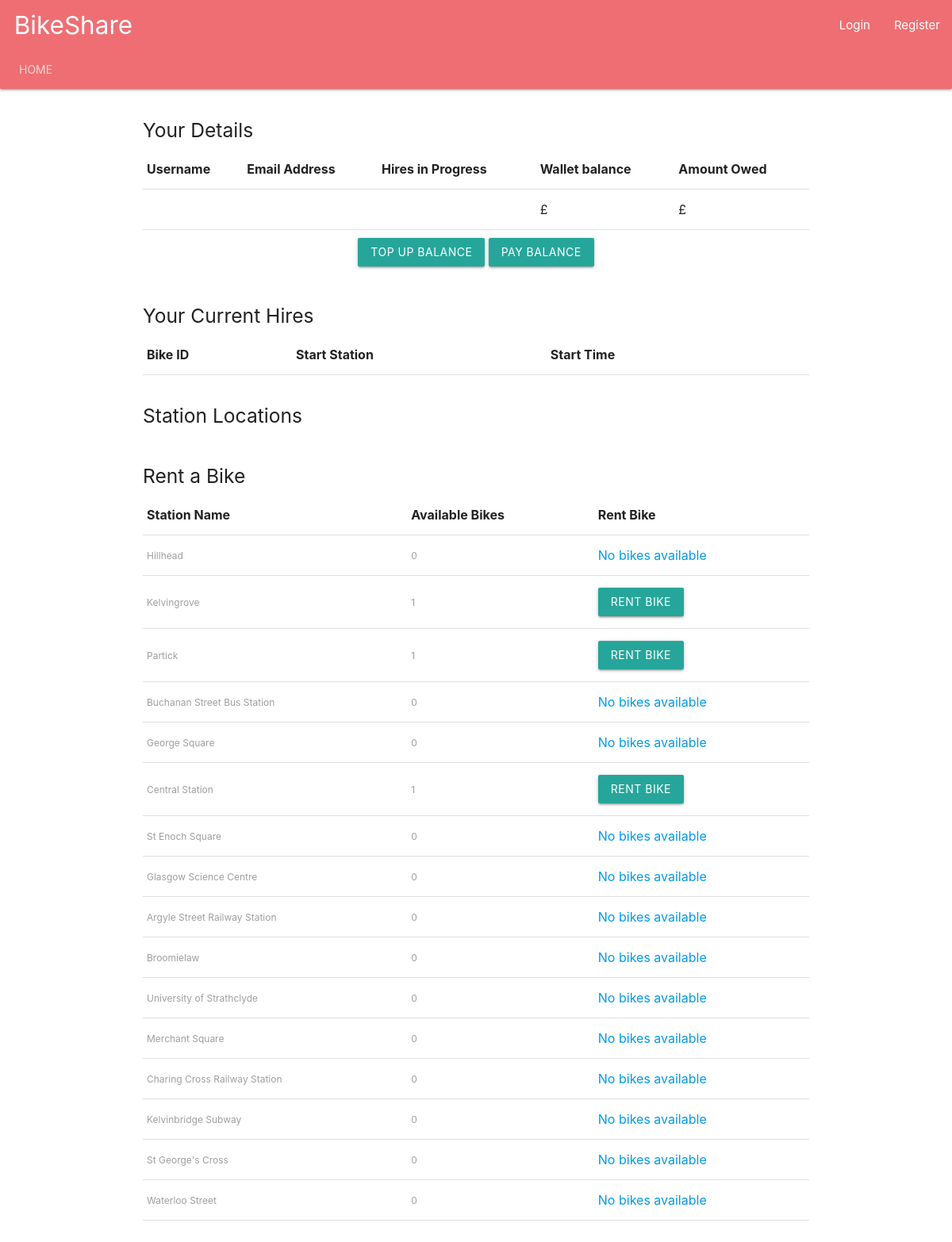
Screenshot of /customer/ with the database file from the repository.
### BikeShare/models.py (models this page shows, shortened)
class Station(models.Model):
    station_name = models.CharField(max_length=100, default="")
    station_latitude = models.FloatField(null=True)
    station_longitude = models.FloatField(null=True)
    def number_of_bikes(self):
        available_bikes = self.bike_set.all().filter(in_use=False, is_faulty=False)
        return available_bikes.count()

### BikeShare/views.py (the view)
# urls.py: path('customer/', views.customer_page, name='bikeshare-customer'),
def customer_page(request):
    all_stations = Station.objects.all()
    all_bikes = Bike.objects.all()
    customers_orders = Order.objects.all().filter()
    all_stations_map = serializers.serialize("json", Station.objects.all())
    form = LocationForm()
    context = {
        'all_stations': all_stations,
        'all_bikes': all_bikes,
        'customers_orders': customers_orders,
        'form': form,
        'all_stations_map': all_stations_map}
    return render(request, 'customer_page.html', context=context)

### BikeShare/templates/customer_page.html (shortened to what this page needs)
<head>
</head>
{% extends 'base.html' %}
{% block content %}
    <body>
    <br>
    <h5>Your Details</h5>
    <table align="center">
        <thead>
        <tr>
            <th>Username</th>
            <th>Email Address</th>
            <th>Hires in Progress</th>
            <th>Wallet balance</th>
            <th>Amount Owed</th>
        </tr>
        </thead>
        <tbody>
        <tr>
            <td>{{ request.user.username }}</td>
            <td>{{ request.user.email }}</td>
            <td>{{ request.user.hires_in_progress }}</td>
            <td>£{{ request.user.wallet_balance }}</td>
            <td>£{{ request.user.amount_owed }}</td>
        </tr>
        </tbody>
    </table>
    <div class="container" align="center" style="padding: 10px">
        <button type="button" id="cancel" class="cancelbtn waves-effect waves-light btn"
                onclick="location.href='{% url 'bikeshare:top-up' %}'">Top Up Balance
        </button>
        <button type="button" id="cancel" class="cancelbtn waves-effect waves-light btn"
                onclick="location.href='{% url 'bikeshare:pay-balance' %}'">Pay Balance
        </button>
    </div>
    <br>
    <h5>Your Current Hires</h5>
    <table>
        <thead>
        <tr>
            <th>Bike ID</th>
            <th>Start Station</th>
            <th>Start Time</th>
            <th></th>
            <th></th>
        </tr>
        </thead>
    </table>
    <br>
    <h5>Station Locations</h5>
    {% include 'city_map.html' %}
    <br>
    <h5>Rent a Bike</h5>
    <table>
        <thead>
        <tr>
            <th align="center">Station Name</th>
            <th>Available Bikes</th>
            <th>Rent Bike</th>
        </tr>
        </thead>
        <tbody>
        {% for station in all_stations %}
            <form action="{% url 'bikeshare:rent_bike' station.id %}" method="post">
                <tr>
                    <td>
                        <label>{{ station.station_name }} </label>
                    </td>
                    <td>
                        <label>{{ station.number_of_bikes }}</label>
                    </td>
                    <td>
                        {% if station.number_of_bikes > 0 %}
                            <button type="submit" class="cancelbtn waves-effect waves-light btn" name="user_id"
                                    value="{{ request.user.id }}">Rent Bike
                            </button>
                        {% else %}
                            <a>No bikes available</a>
                        {% endif %}
                    </td>
                </tr>
            </form>
        {% endfor %}
        </tbody>
    </table>
    <br><br>
{% endblock %}

### rows the page displays
Station: station_name "Hillhead", number_of_bikes "0", shows "No bikes available"
Station: station_name "Kelvingrove", number_of_bikes "1"
Station: station_name "Partick", number_of_bikes "1"
Station: station_name "Buchanan Street Bus Station", number_of_bikes "0", shows "No bikes available"
Station: station_name "George Square", number_of_bikes "0", shows "No bikes available"
Station: station_name "Central Station", number_of_bikes "1"
Station: station_name "St Enoch Square", number_of_bikes "0", shows "No bikes available"
Station: station_name "Glasgow Science Centre", number_of_bikes "0", shows "No bikes available"
Station: station_name "Argyle Street Railway Station", number_of_bikes "0", shows "No bikes available"
Station: station_name "Broomielaw", number_of_bikes "0", shows "No bikes available"
Station: station_name "University of Strathclyde", number_of_bikes "0", shows "No bikes available"
Station: station_name "Merchant Square", number_of_bikes "0", shows "No bikes available"
Station: station_name "Charing Cross Railway Station", number_of_bikes "0", shows "No bikes available"
Station: station_name "Kelvinbridge Subway", number_of_bikes "0", shows "No bikes available"
Station: station_name "St George's Cross", number_of_bikes "0", shows "No bikes available"
Station: station_name "Waterloo Street", number_of_bikes "0", shows "No bikes available"
